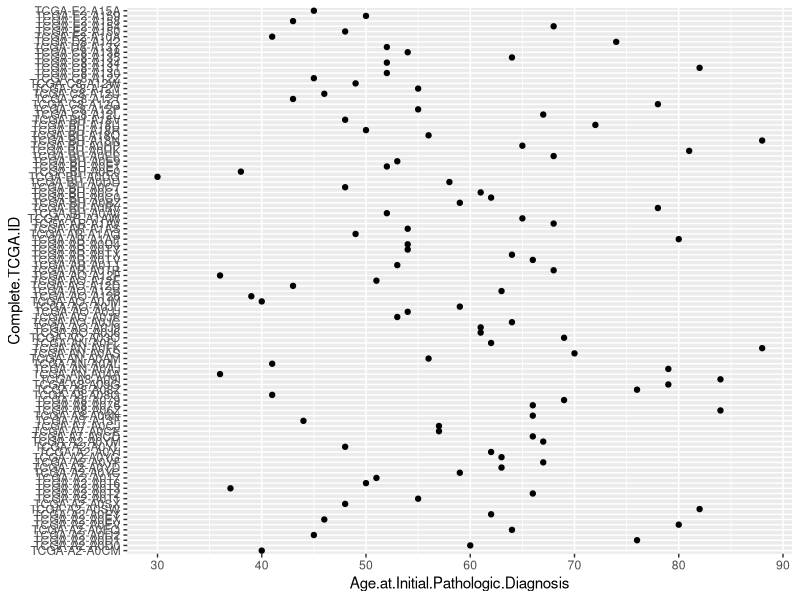
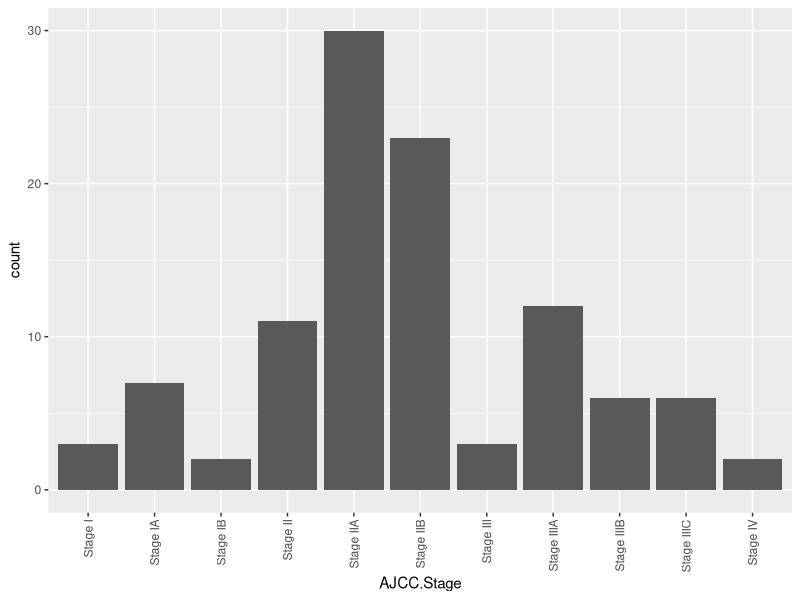
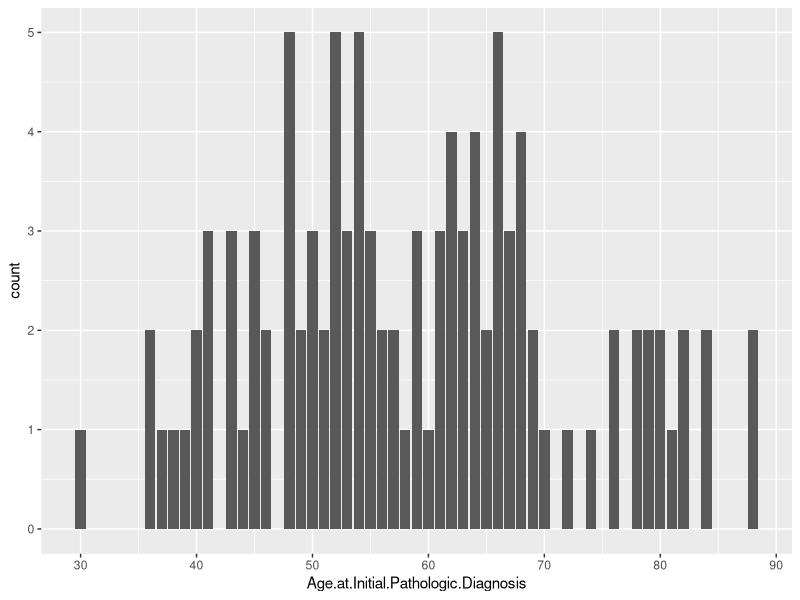
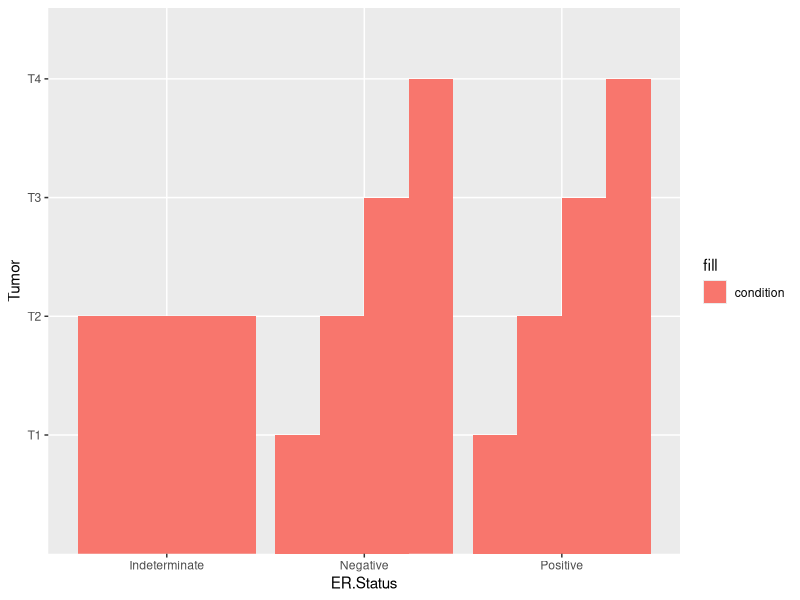

These charts were generated, in order, by the following R code: (Note: this script raises an error after producing the figures.)
#dataset
breast_cancer_clinical_data <- read.csv("clinical_data_breast_cancer.csv")
View(breast_cancer_clinical_data)
install.packages("tidyverse")
library(tidyverse)
install.packages("ggplot2")
library(ggplot2)
head(breast_cancer_clinical_data)
colnames(breast_cancer_clinical_data)
ggplot(data=breast_cancer_clinical_data, mapping=aes(x=Age.at.Initial.Pathologic.Diagnosis, y=Complete.TCGA.ID)) +
         geom_point()

br <- ggplot(data=breast_cancer_clinical_data, mapping=aes(x=AJCC.Stage)) +
  geom_bar()
br + theme(axis.text.x = element_text(angle = 90, vjust = 0.5, hjust=1))
                   
save.image()

ggplot(data=breast_cancer_clinical_data, mapping=aes(x=Age.at.Initial.Pathologic.Diagnosis)) + 
         geom_bar()

ggplot(data=breast_cancer_clinical_data, mapping=aes(fill="condition", x=ER.Status, y=Tumor)) + 
  geom_bar(position="dodge", stat="identity")

library(dplyr)


nrow(breast_cancer_clinical_data[breast_cancer_clinical_data$ER.Status=="Positive" & breast_cancer_clinical_data$PR.Status=="Positive" & breast_cancer_clinical_data$HER2.Final.Status=="Positive", ])


if (breast_cancer_clinical_data$ER.Status=="Positive" & breast_cancer_clinical_data$PR.Status=="Positive" & breast_cancer_clinical_data$HER2.Final.Status=="Positive") {
  
  print(breast_cancer_clinical_data$AJCC.Stage)
  
}


#behum
ER_Tumor <- data.frame(table(breast_cancer_clinical_data$Tumor, breast_cancer_clinical_data$ER.Status))

colnames(ER_Tumor) <- c("Tumor", "ER_Status", "Frequency")

ggplot(ER_Tumor,aes(x = ER_Status, y =Frequency, fill = Tumor)) + 
  geom_bar(stat = "identity", position = "dodge")

#Declaring variables for Triple Negative, Triple Positive, ER Positive, PR Positive, HER2 Positive

Triple_Positive_Sum <- sum(breast_cancer_clinical_data$ER.Status=="Positive") + sum(breast_cancer_clinical_data$PR.Status=="Positive") + sum(breast_cancer_clinical_data$HER2.Final.Status=="Positive")
print(Triple_Positive_Sum)

if (breast_cancer_clinical_data$Age.at.Initial.Pathologic.Diagnosis==66){
  #breast_cancer_clinical_data$PR.Status=="Positive" & breast_cancer_clinical_data$HER2.Final.Status=="Positive") {
  print(breast_cancer_clinical_data$Age.at.Initial.Pathologic.Diagnosis)
}


ggplot(data=breast_cancer_clinical_data, mapping=aes(x=Triple_Positive, y=Age.at.Initial.Pathologic.Diagnosis))

sum(breast_cancer_clinical_data$ER.Status=="Positive")

er <- breast_cancer_clinical_data$ER.Status[breast_cancer_clinical_data$ER.Status=="Positive"]
sum(er)
pr <- breast_cancer_clinical_data$PR.Status[breast_cancer_clinical_data$PR.Status=="Positive"]
pr
her2 <- breast_cancer_clinical_data$HER2.Final.Status[breast_cancer_clinical_data$HER2.Final.Status=="Positive"]
her2

Triple_Positive <- "er" + "pr" + "her2"

ggplot(Triple_Positive, mapping=aes(x=Triple_Positive))

library(dplyr)
TPBC <- breast_cancer_clinical_data %>%
  filter(ER.Status=="Positive" & PR.Status=="Positive" & HER2.Final.Status=="Positive") %>%
  select(ER.Status, PR.Status, HER2.Final.Status)

sum(TPBC)

total_TPBC <- TPBC %>%
  summarise(total_TPBC = sum(ER.Status + PR.Status + HER2.Final.Status))

print(total_TPBC$total_TPBC)
